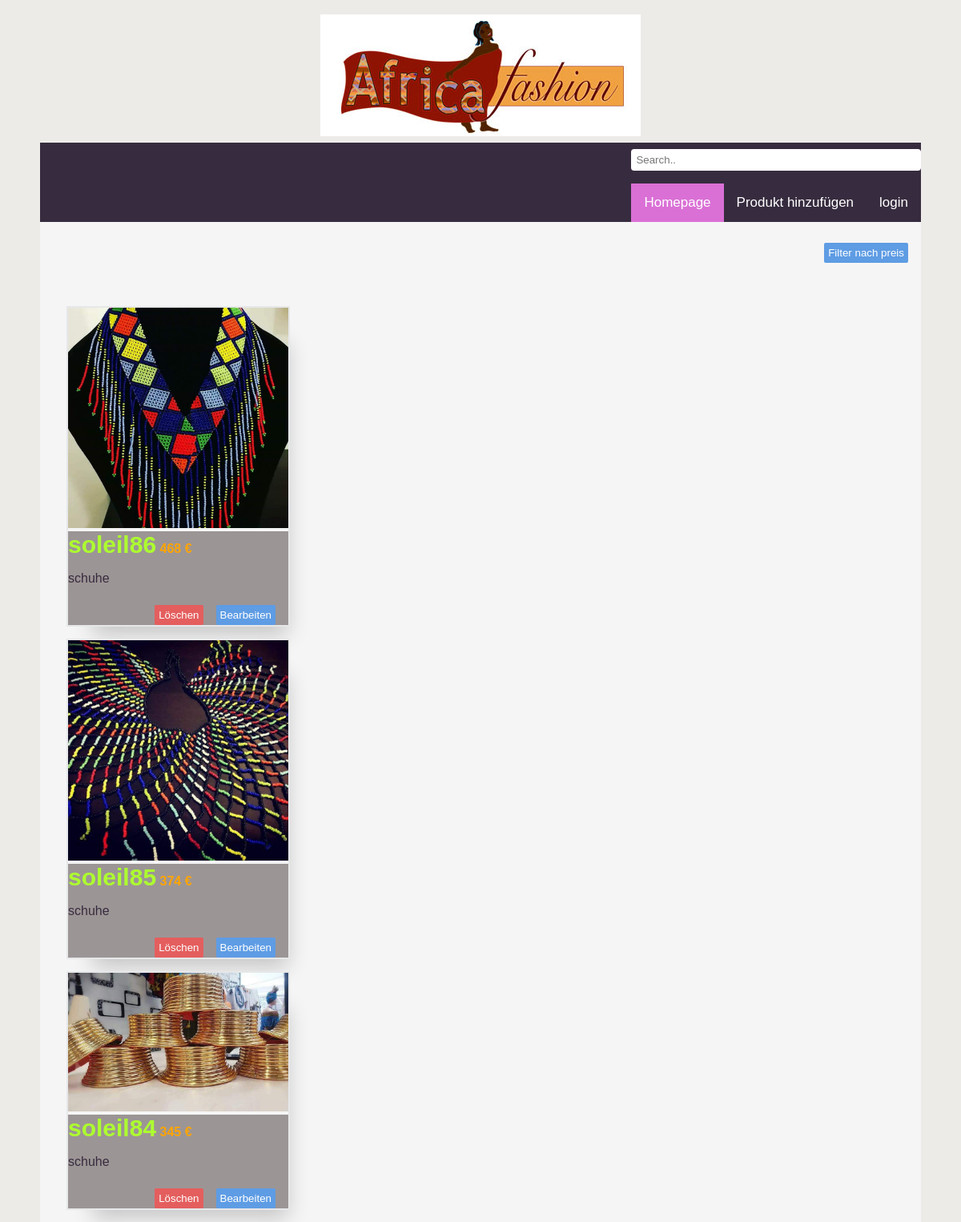
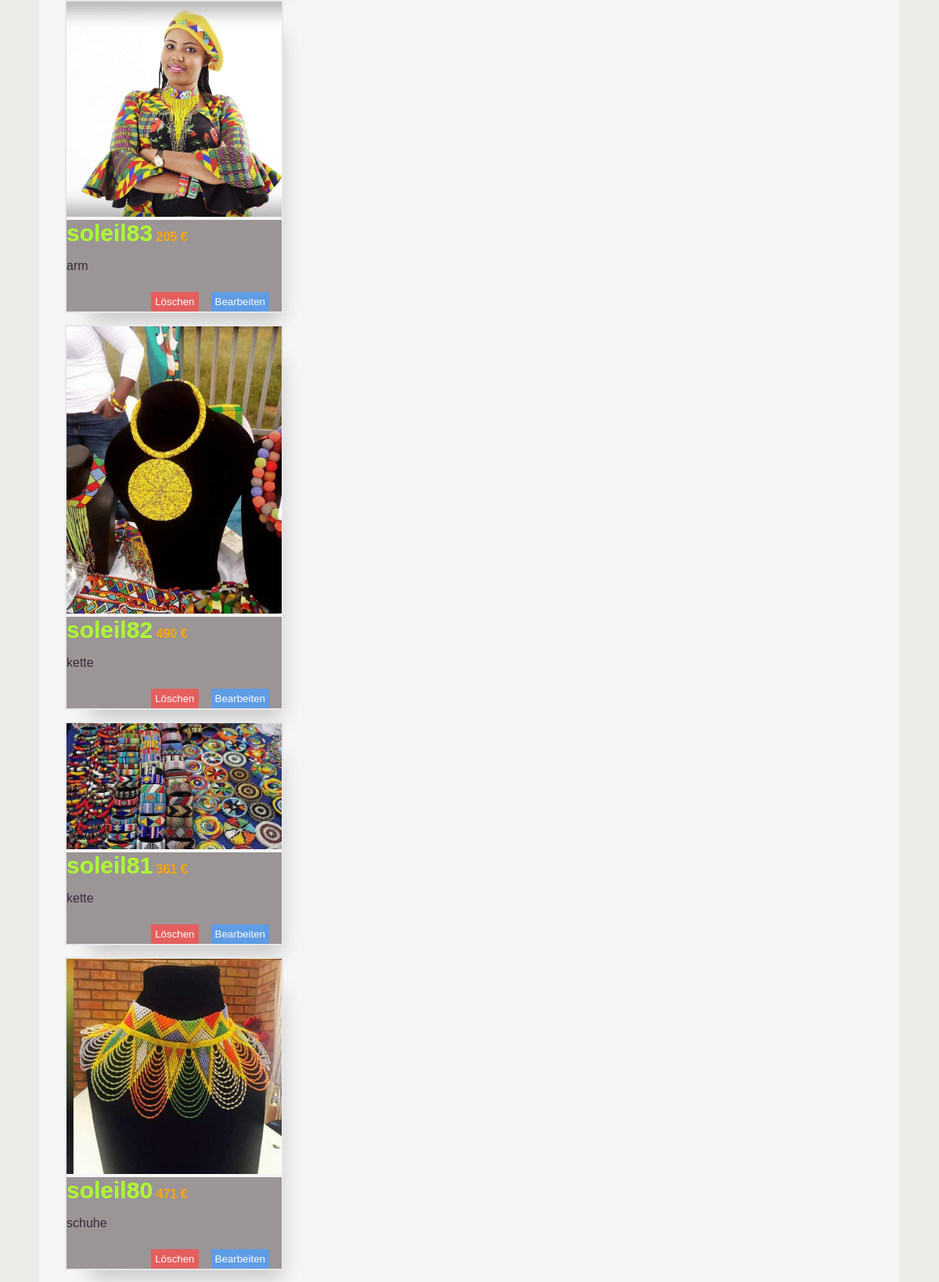
The page / (upper part) on the database its author committed (2 pictures, top to bottom).
### tables this page shows
CREATE TABLE `product` (
                           `id` int(11) NOT NULL,
                           `nom` varchar(255) NOT NULL,
                           `prix` varchar(255) NOT NULL,
                           `pic` varchar(255) NOT NULL,
                           `cat` varchar(255) NOT NULL
);

### index.php (the view, shortened to what this page needs)
<?php include "layout.php"?>
<br/> <br/> <br/> <br/>
<div class="break">
    <div class="row">
        <?php
        $query = "SELECT * FROM product ORDER BY id desc";
        $result = mysqli_query($db, $query);
        while ($row = mysqli_fetch_assoc($result)) {
            $image = $row['pic'];
            ?>
            <div class="col"><a href=""><img src='upload/<?php echo $image; ?>' class="pho"> </a>
                <div class="col-body">
                    <h4 class="col-title">
                        <div class="col-head"><a href=""><?php echo $row['nom'] ?></a>
                            <?php echo $row['prix'] ?> €
                        </div>
                    </h4>
                    <p><a>
                            <div class='catt '>
                                <?php
                                echo $row['cat'];
                                ?></div>
                        </a></p>
                    <?php echo "<a href='modifier_objet.php?id=" . $row['id'] . "'><button class='su' type='submit' > Bearbeiten</button></a>"; ?>
                    <button class="sub" id="delete" onclick="produktentfernen(<?php echo $row['id']; ?>)" type="button">
                        Löschen</button>
                </div>
            </div>
        <?php } ?>
        <br/>
    </div>
    <br/>
<?php include "footer.php"; ?>

### css/main.css (style rules this page uses)
body { font-family: 'Playfair Display', serif; background-size: 100%; }
button { float: right; padding: 15px 19px; margin-top: 8px; margin-right: 16px; background: #ddd; border: none; cursor: pointer; }
.col { flex-direction: column; position: relative; max-width: 25%; box-shadow: 15px 28px 25px -18px rgba(0, 0, 0, .2); border: 2px solid #e6e7e9; display: flex; margin: 15px; margin-left: 33px; }
.col .col-body { -webkit-flex: 1 1 auto; flex: 1 1 auto; background: #9C9595; max-width: 100%; }
.col .col-body .col-head, .col .col-body h4 { margin-bottom: 0; margin-top: 0; }
.col-head { color: orange; text-decoration: none; }
.col-head a { color: greenyellow; text-decoration: none; font-size: 30px; text-align: left; }
.break { flex: 1 1 auto; display: flex; align-items: center; flex-wrap: wrap; }
.sub { position: center; background: rgb(228, 94, 94); padding: 5px; border-radius: 2px; color: white; text-align: center; float: right; }
.su { position: center; background: rgb(94, 156, 228); padding: 5px; border-radius: 2px; color: white; text-align: center; float: right; }
.pho { width: 100%; height: 100%; }
.catt { color: #372c3f; }
body { background: #EDEBE8; background-size: cover; font-family: sans-serif; }
a { text-decoration: none; font-family: arial, sans-serif; }

### rows shown on the page
product: pic (picture), nom "soleil86", prix "468", cat "schuhe"
product: pic (picture), nom "soleil85", prix "374", cat "schuhe"
product: pic (picture), nom "soleil84", prix "345", cat "schuhe"
product: pic (picture), nom "soleil83", prix "205", cat "arm"
product: pic (picture), nom "soleil82", prix "490", cat "kette"
product: pic (picture), nom "soleil81", prix "361", cat "kette"
product: pic (picture), nom "soleil80", prix "471", cat "schuhe"
